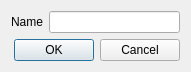
<?xml version="1.0" encoding="UTF-8"?>
<ui version="4.0">
 <class>Step</class>
 <widget class="QDialog" name="Step">
  <property name="geometry">
   <rect>
    <x>0</x>
    <y>0</y>
    <width>191</width>
    <height>72</height>
   </rect>
  </property>
  <property name="windowTitle">
   <string>Step</string>
  </property>
  <layout class="QVBoxLayout" name="verticalLayout">
   <item>
    <layout class="QFormLayout" name="formLayout">
     <item row="0" column="0">
      <widget class="QLabel" name="label">
       <property name="text">
        <string>Name</string>
       </property>
      </widget>
     </item>
     <item row="0" column="1">
      <widget class="QLineEdit" name="stepLineEdit"/>
     </item>
    </layout>
   </item>
   <item>
    <widget class="QDialogButtonBox" name="buttonBox">
     <property name="orientation">
      <enum>Qt::Horizontal</enum>
     </property>
     <property name="standardButtons">
      <set>QDialogButtonBox::Cancel|QDialogButtonBox::Ok</set>
     </property>
    </widget>
   </item>
  </layout>
 </widget>
 <resources/>
 <connections>
  <connection>
   <sender>buttonBox</sender>
   <signal>accepted()</signal>
   <receiver>Step</receiver>
   <slot>accept()</slot>
   <hints>
    <hint type="sourcelabel">
     <x>248</x>
     <y>254</y>
    </hint>
    <hint type="destinationlabel">
     <x>157</x>
     <y>274</y>
    </hint>
   </hints>
  </connection>
  <connection>
   <sender>buttonBox</sender>
   <signal>rejected()</signal>
   <receiver>Step</receiver>
   <slot>reject()</slot>
   <hints>
    <hint type="sourcelabel">
     <x>316</x>
     <y>260</y>
    </hint>
    <hint type="destinationlabel">
     <x>286</x>
     <y>274</y>
    </hint>
   </hints>
  </connection>
 </connections>
</ui>
